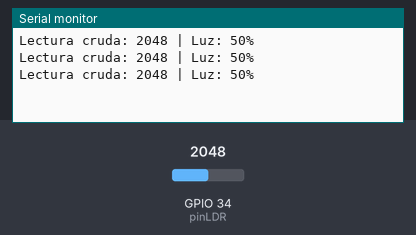
Bench run of a sketch on a simulated ESP32. Shown: the last lines printed to the serial monitor. Inputs (shaded band) come from the test bench; at power-on: GPIO 34 (pinLDR) = 2048.

Above: at 1.3 s.
1.4 s: GPIO 34 (pinLDR) set to 2866
At 1.9 s:
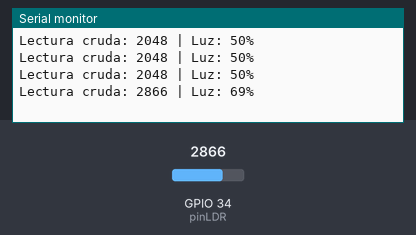
2.9 s: GPIO 34 (pinLDR) set to 3603
At 3.4 s:
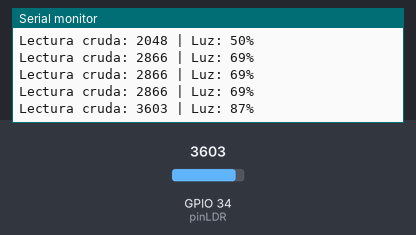
Timing chart, 0 to 5.9 s (numbered marks = the images above; inputs shaded):
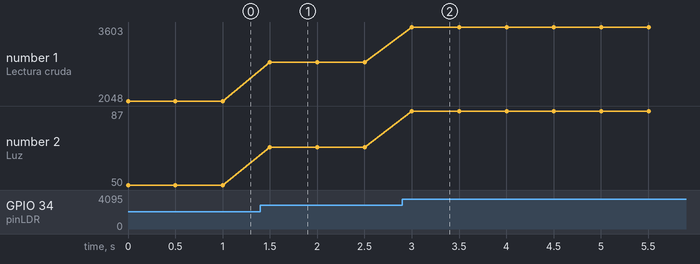

Measured:
- after the input at 1.4 s, the serial monitor: prints a new line after 0.10 s (image 1)
- after the input at 2.9 s, the serial monitor: prints a new line after 0.10 s (image 2)
- plotted number 1: 2048 → 2866 after the input at 1.4 s, 2866 → 3603 after the input at 2.9 s
- plotted number 2: 50 → 69 after the input at 1.4 s, 69 → 87 after the input at 2.9 s

The sketch:

prueba_ldr.ino
```cpp
// Prueba de LDR
const int pinLDR = 34;  // Pin ADC del ESP32 (32-39 son ideales, no usan wifi)

void setup() {
  Serial.begin(115200);
}

void loop() {
  int lecturaCruda = analogRead(pinLDR);           // 0 a 4095 en ESP32
  int luzPorcentaje = map(lecturaCruda, 0, 4095, 0, 100);

  Serial.print("Lectura cruda: ");
  Serial.print(lecturaCruda);
  Serial.print(" | Luz: ");
  Serial.print(luzPorcentaje);
  Serial.println("%");

  delay(500);
}
```
